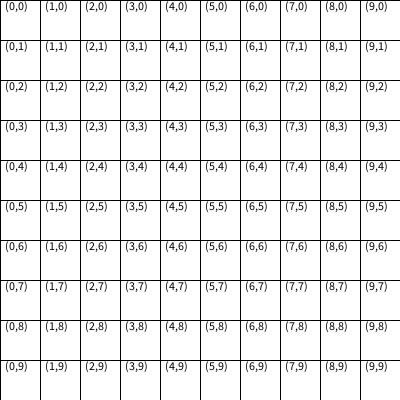
Frame 1 (no input)
Frame 60 (the mouse pressed at the canvas centre just before this capture): identical to frame 1, image omitted
Frame 120 (the mouse held since frame 60 and released just before this capture): identical to frame 1, image omitted

The Processing sketch that drew this single still picture (run headless with seeded random() and noise(); from frame 60 on, the mouse is pressed at the canvas centre):

// Processing sketch: for_anidado_simple_texto
// ── for_anidado_simple_texto.pde
void setup(){
  size(400,400);
}

void draw(){
  background(200);
  for(int j=0; j<10; j++){
    //Dibuja una fila de 10 rectángulos
    for(int i=0; i<10; i++){
      fill(255);
      rect(i*40, j*40, 40, 40);
      fill(0);
      text("("+i+","+j+")", (i*40)+5, (j*40)+10);
    }
  }
  // j=0, i=0 => x=0, y=0
  // j=0, i=1 => x=40, y=0
  // j=0, i=2 => x=80, y=0
  // j=0, i=3 => x=120, y=0
  // ...
  // j=0, i=9 => x=360, y=0
  // j=1, i=0 => x=0, y=40
  // j=1, i=1 => x=40, y=40
  // j=1, i=2 => x=80, y=40
  // ....
  // j=1, i=9 => x=360, y=40
  // j=2, i=0 => x=0, y=80
  // j=2, i=1 => x=40, y=80
  // j=2, i=2 => x=80, y=80
  
}
